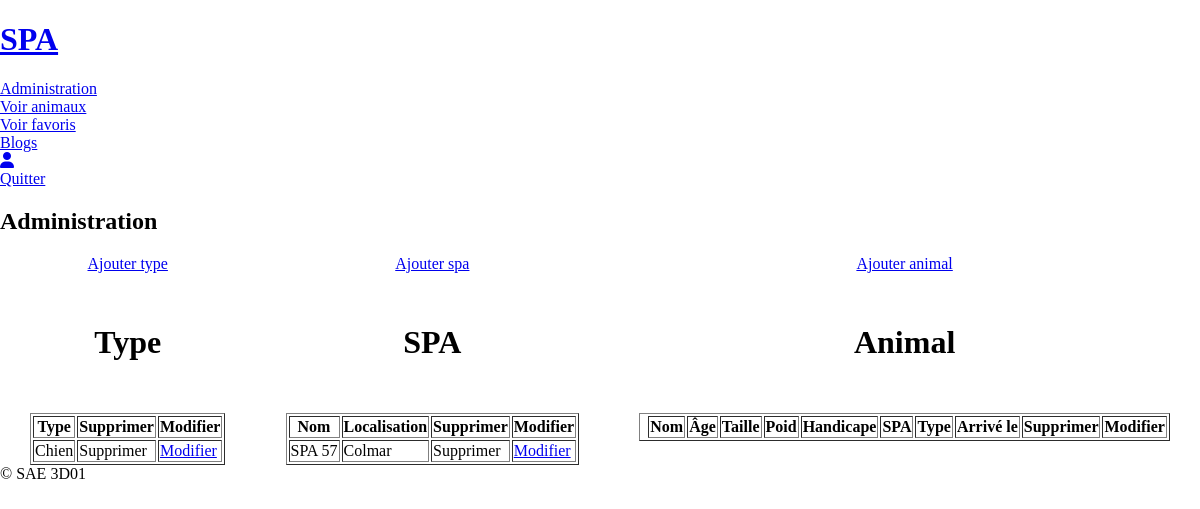
Page /index.php?action=admin (signed in) on the committed database.
### tables this page shows
CREATE TABLE IF NOT EXISTS `type` (
  `id_type` int NOT NULL AUTO_INCREMENT,
  `libelle` varchar(254) NOT NULL,
  PRIMARY KEY (`id_type`)
);

CREATE TABLE IF NOT EXISTS `spa` (
  `id_spa` int NOT NULL AUTO_INCREMENT,
  `nom` varchar(254) NOT NULL,
  `localisation` varchar(254) NOT NULL,
  PRIMARY KEY (`id_spa`)
);

### controleur/controleur.php (called while the page is built, shortened)
<?php
require_once "modele/type.php";
require_once "modele/spa.php";
function admin(){
    $ObjectType = new Type();
    $ObjectSPA = new Spa();
    $types = $ObjectType->getTypes();
    $AllSPA = $ObjectSPA->getAllSPA();
    require "vue/vueAdmin.php";
}

### modele/type.php (called while the page is built, shortened)
<?php
require_once "modele/modele.php";
class Type extends database {
    public function getTypes(){
        $req = '
        SELECT *
        FROM `type`
        ';
        $res = $this->execReq($req);
        return $res;
    }
}

### modele/modele.php (called while the page is built, shortened)
<?php
abstract class database {
    private $bdd;
    protected function execReq($req) {
        return $this->connexionBDD()->query($req)->fetchAll(PDO::FETCH_ASSOC);
    }
    private function connexionBDD() {
        if(!isset($this->bdd)){
            try {
                $options=array(PDO::MYSQL_ATTR_INIT_COMMAND => "SET NAMES utf8");
                $this->bdd=new PDO('mysql:host='.DBHOST.';dbname='.DBNAME, DBUSER, DBPWD, $options);
            }
            catch(Exception $err) {
                throw new Exception("Connexion à la BDD");
            }
        }
        return $this->bdd;
    }
}

### modele/spa.php (called while the page is built, shortened)
<?php
require_once "modele/modele.php";
class Spa extends database {
    public function getAllSPA(){
        $req = '
        SELECT *
        FROM `spa`
        ';
        $res = $this->execReq($req);
        return $res;
    }
}

### vue/vueAdmin.php (the view, shortened to what this page needs)
<div class="admin">
    <div class="table-admin">
        <a href="index.php?action=ajouterType">Ajouter type</a>
        <h1>Type</h1>
        <table border="1">
            <thead>
                <tr>
                    <th>Type</th>
                    <th>Supprimer</th>
                    <th>Modifier</th>
                </tr>
            </thead>
            <tbody>
                <?php
                    foreach($types as $type){
                        ?>
                        <tr>
                            <td><?= $type['libelle'] ?></td>
                            <td><a onclick="modalVerif(this, '<?=$type['libelle']?>', 'type', <?=$type['id_type']?>)">Supprimer</a></td>
                            <td><a href="index.php?action=modifierType&&idType=<?=$type['id_type']?>">Modifier</a></td>
                        </tr>
                        <?php
                    }
                ?>
            </tbody>
        </table>
    </div>
    <div class="table-admin">
        <a href="index.php?action=ajouterSPA">Ajouter spa</a>
        <h1>SPA</h1>
        <table border="1">
            <thead>
                <tr>
                    <th>Nom</th>
                    <th>Localisation</th>
                    <th>Supprimer</th>
                    <th>Modifier</th>
                </tr>
            </thead>
            <tbody>
                <?php
                    foreach($AllSPA as $spa){
                        ?>
                        <tr>
                            <td><?= $spa['nom'] ?></td>
                            <td><?= $spa['localisation'] ?></td>
                            <td><a onclick="modalVerif(this, '<?=$spa['nom']?>', 'SPA', <?=$spa['id_spa']?>)">Supprimer</a></td>
                            <td><a href="index.php?action=modifierSPA&&idSPA=<?=$spa['id_spa']?>">Modifier</a></td>
                        </tr>
                        <?php
                    }
                ?>
            </tbody>
        </table>
    </div>
    <div class="table-admin">
        <a href="index.php?action=ajouterAnimal">Ajouter animal</a>
        <h1>Animal</h1>
        <table border="1">
            <thead>
                <tr>
                    <th>Nom</th>
                    <th>Âge</th>
                    <th>Taille</th>
                    <th>Poid</th>
                    <th>Handicape</th>
                    <th>SPA</th>
                    <th>Type</th>
                    <th>Arrivé le</th>
                    <th>Supprimer</th>
                    <th>Modifier</th>
                </tr>
            </thead>
        </table>
    </div>
</div>
<?php
require "gabarit.php";

### style/style.css (style rules this page uses)
body { padding: 0; margin: 0; }
.table-admin { display: flex; gap: 30px; align-items: center; flex-direction: column; }
.admin { display: flex; justify-content: space-around; flex-direction: row; }

### rows in the picture
type: libelle "Chien"
spa: nom "SPA 57", localisation "Colmar"

### other values in the picture
$header "SPA"
$titre "Administration"
$footer "© SAE 3D01"
